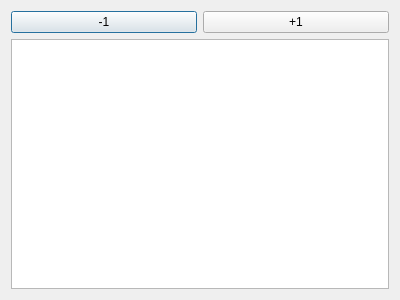
<?xml version="1.0" encoding="UTF-8"?>
<ui version="4.0">
 <class>Dialog</class>
 <widget class="QDialog" name="Dialog">
  <property name="geometry">
   <rect>
    <x>0</x>
    <y>0</y>
    <width>400</width>
    <height>300</height>
   </rect>
  </property>
  <property name="windowTitle">
   <string>Dialog</string>
  </property>
  <layout class="QVBoxLayout" name="verticalLayout_2">
   <item>
    <layout class="QVBoxLayout" name="verticalLayout">
     <item>
      <layout class="QHBoxLayout" name="horizontalLayout">
       <item>
        <widget class="QPushButton" name="pushButton">
         <property name="text">
          <string>-1</string>
         </property>
        </widget>
       </item>
       <item>
        <widget class="QPushButton" name="pushButton_2">
         <property name="text">
          <string>+1</string>
         </property>
        </widget>
       </item>
      </layout>
     </item>
     <item>
      <widget class="QGraphicsView" name="graphicsView"/>
     </item>
    </layout>
   </item>
  </layout>
 </widget>
 <layoutdefault spacing="6" margin="11"/>
 <resources/>
 <connections/>
</ui>
